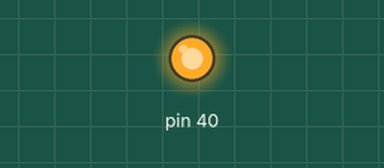
Recording of a program running on a simulated Raspberry Pi (header pin numbers). Shown: output pins drawn as LEDs (lit = HIGH). What the program prints to the terminal is not drawn. At 2.0 s the program stops and its outputs stay as they are.

Above: at 0.1 s.
At 2.1 s:
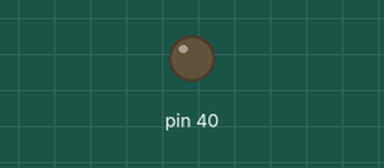
Timing chart, 0 to 3.5 s (numbered marks = the images above):
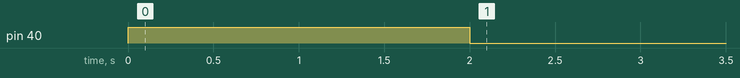

The program:

LED-40-sshd-on.py
```python
#!/bin/python
# Pin: 40	Service: sshd

import RPi.GPIO as GPIO
import time

GPIO.setmode(GPIO.BOARD)
GPIO.setup(40,GPIO.OUT)

GPIO.output(40,1)
print ("LED sshd on - .py")
time.sleep(2)

GPIO.cleanup()
```

Measured:
- by itself, pin 40: LOW → HIGH at 0.00 s, → LOW 2.0 s later
